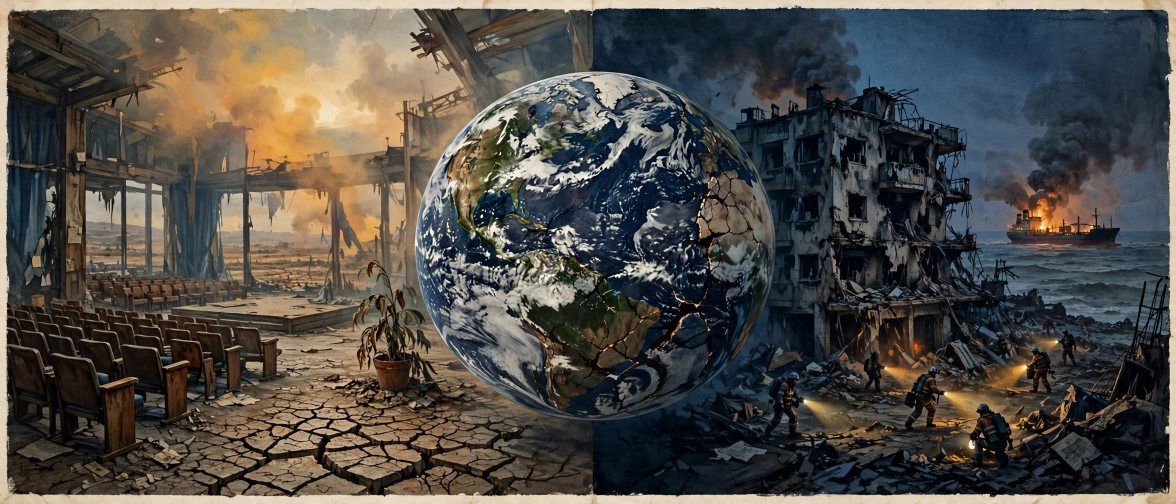
#> input picture assets/media-generation-news-hero-20261123-0-8dc940f2-7a31-449c-ade6-f1bd90eb1ab1.png, 2352 x 1008 px (shown at 1/2 size)
$ python build_poster.py
#> lines starting #> are read from the running program, lines starting #| are printed output that depends on the picture
#!/usr/bin/env python3
"""Compose the 1024x1024 news poster for make.fun news-image-20261123."""
from PIL import Image, ImageDraw, ImageFont
import textwrap, os

BASE = os.path.dirname(os.path.abspath(__file__))
HERO = os.path.join(BASE, "assets", "media-generation-news-hero-20261123-0-8dc940f2-7a31-449c-ade6-f1bd90eb1ab1.png")
OUT = os.path.join(BASE, "assets", "entry.png")

SERIF_B = "/usr/share/fonts/truetype/noto/NotoSerif-Bold.ttf"
SANS_B = "/usr/share/fonts/truetype/noto/NotoSans-Bold.ttf"
SANS = "/usr/share/fonts/truetype/noto/NotoSans-Regular.ttf"

W = H = 1024
PAPER = (244, 239, 230)
INK = (18, 22, 32)
NAVY = (16, 28, 52)
RED = (178, 34, 34)
GREY = (84, 90, 102)

img = Image.new("RGB", (W, H), PAPER)
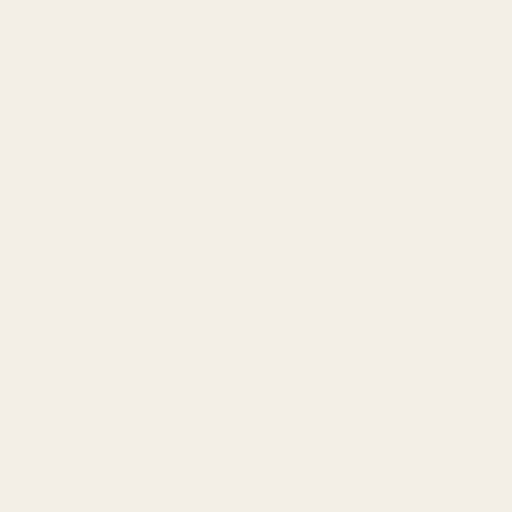
#> img: PIL image 1024x1024 RGB (shown at 1/2 size); mean R, G, B 244, 239, 230
d = ImageDraw.Draw(img)

def font(path, size):
    return ImageFont.truetype(path, size)

def centered(text, y, f, fill=INK, tracking=0):
#> called with text = 'THE WORLD TODAY', y = 18, fill = (18, 22, 32), tracking = 0
    if tracking:
        # draw char by char
        widths = [d.textlength(ch, font=f) for ch in text]
        total = sum(widths) + tracking * (len(text) - 1)
        x = (W - total) / 2
        for ch, wch in zip(text, widths):
            d.text((x, y), ch, font=f, fill=fill)
            x += wch + tracking
    else:
        w = d.textlength(text, font=f)
#> w = 669.9
        d.text(((W - w) / 2, y), text, font=f, fill=fill)

# ---- Masthead ----
centered("THE WORLD TODAY", 18, font(SERIF_B, 66))
d.line([(40, 104), (984, 104)], fill=INK, width=3)
centered("MONDAY  ·  23 NOVEMBER 2026  ·  THE DAY IN ONE PICTURE", 112, font(SANS_B, 21), fill=GREY, tracking=2)
#> the loop in centered (call 2), `for ch, wch in zip(text, widths):` made 54 passes
#> (ch, wch, x) on passes 1 to 12: ('M', 19.8, 171.7), ('O', 16.72, 190.4), ('N', 17.08, 209.5), ('D', 15.55, 227), ('A', 14.48, 243.5), ('Y', 13.11, 258.6), (' ', 5.45, 266.1), (' ', 5.45, 273.5), ('·', 5.98, 281.5), (' ', 5.45, 289), (' ', 5.45, 296.4), ('2', 12.02, 310.4)
d.line([(40, 144), (984, 144)], fill=INK, width=1)

# ---- Hero art ----
hero = Image.open(HERO).convert("RGB")
#> hero is the input picture: PIL image 2352x1008 RGB; mean R, G, B 80.1, 76.7, 71.1
hw, hh = hero.size
#> hw = 2352; hh = 1008
target_w, target_h = 944, 300
scale = max(target_w / hw, target_h / hh)
#> scale = 0.401
hero = hero.resize((int(hw * scale), int(hh * scale)), Image.LANCZOS)
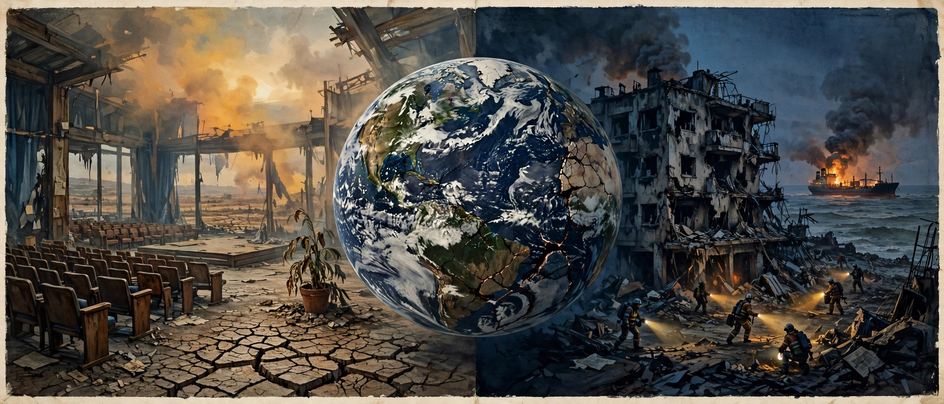
#> hero: PIL image 944x404 RGB; mean R, G, B 80.1, 76.7, 71.2
x0 = (hero.size[0] - target_w) // 2
#> x0 = 0
y0 = (hero.size[1] - target_h) // 2
#> y0 = 52
hero = hero.crop((x0, y0, x0 + target_w, y0 + target_h))
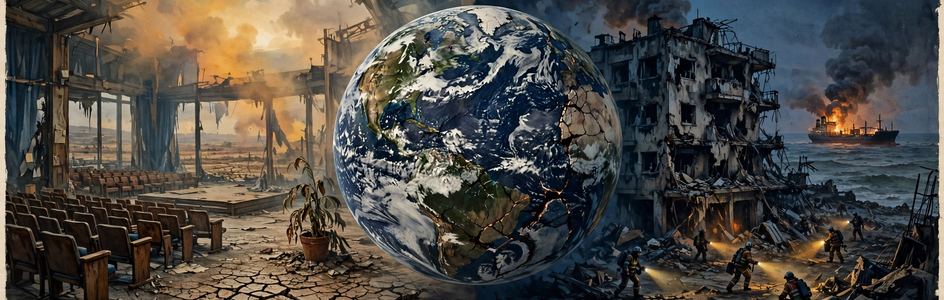
#> hero: PIL image 944x300 RGB; mean R, G, B 77.6, 74, 68.6
img.paste(hero, (40, 156))
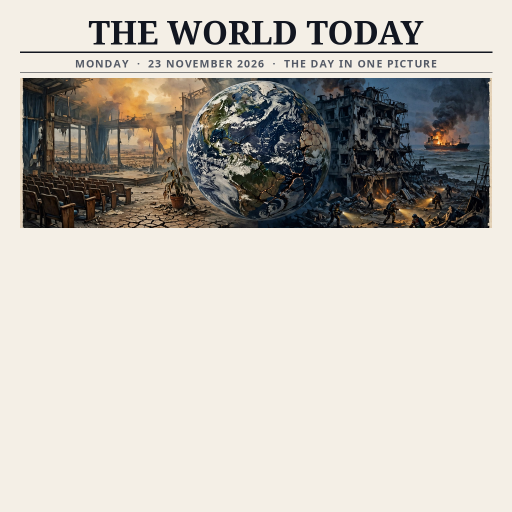
#> img: PIL image 1024x1024 RGB (shown at 1/2 size); mean R, G, B 195, 190.5, 182.8
d.rectangle([40, 156, 984, 456], outline=INK, width=2)

# ---- Main headline ----
y = 470
d.text((40, y), "COP31 COLLAPSES — NO CLIMATE DEAL", font=font(SANS_B, 47), fill=RED)
y += 60
sub = ("Nearly 200 nations leave Antalya with no pact after the EU and ~130 countries reject "
       "a text without a fossil-fuel phase-out. UN chief: \u201cNo ambiguity in the science.\u201d")
for line in textwrap.wrap(sub, 86):
    d.text((40, y), line, font=font(SANS, 22), fill=INK)
    y += 29
#> after the loop, y = 588

# ---- 2x2 panels ----
panels = [
    ("UKRAINE AT WAR", "Strikes kill 11 near Kyiv",
     "Homes destroyed in Dymer; a day of mourning declared. A Russian cargo ship hit by a drone burns in the Gulf of Finland."),
    ("WASHINGTON", "Democrats take the House",
     "A historic majority of at least 258 seats — the party's largest since 1992 — reshapes Trump's Washington."),
    ("IRAN TENSIONS", "Trump warns of new strikes",
     "Tehran stuck in \u201cneither war nor peace\u201d as Hormuz shipping attacks hit their highest level since the war began."),
    ("INDONESIA", "Factory fire: 3 dead, 36 missing",
     "A blaze tears through a candy factory in Banten. In Nigeria, 24 die in a boat accident."),
]
px, py = 40, 640
pw, ph = 464, 146
for i, (kick, head, body) in enumerate(panels):
    x = px + (i % 2) * (pw + 16)
    yy = py + (i // 2) * (ph + 12)
    d.rectangle([x, yy, x + pw, yy + ph], fill=(255, 255, 255), outline=(200, 195, 185), width=1)
    d.rectangle([x, yy, x + 6, yy + ph], fill=NAVY)
    d.text((x + 20, yy + 10), kick, font=font(SANS_B, 17), fill=RED)
    d.text((x + 20, yy + 34), head, font=font(SANS_B, 26), fill=INK)
    ly = yy + 72
    for line in textwrap.wrap(body, 46):
        d.text((x + 20, ly), line, font=font(SANS, 18), fill=(40, 44, 54))
        ly += 23

# ---- Bottom ticker ----
ty = 972 - 52
d.rectangle([0, 966, W, H], fill=NAVY)
ticker = ("ALSO TODAY  ·  Drones hit a UN building in Khartoum  ·  WHO pleads for peace near Congo's Ebola zone  ·  "
          "Korea's education chief quits over AI cheating  ·  BepiColombo reaches Mercury")
f = font(SANS_B, 17)
lines = textwrap.wrap(ticker, 98)
ly = 976
for line in lines[:2]:
    w = d.textlength(line, font=f)
    d.text(((W - w) / 2, ly), line, font=f, fill=(240, 240, 235))
    ly += 24
#> this loop made 2 passes
#> w on passes 1 to 2: 821.6, 732.1
#> after the loop, ly = 1024

img.save(OUT, "PNG", optimize=True)
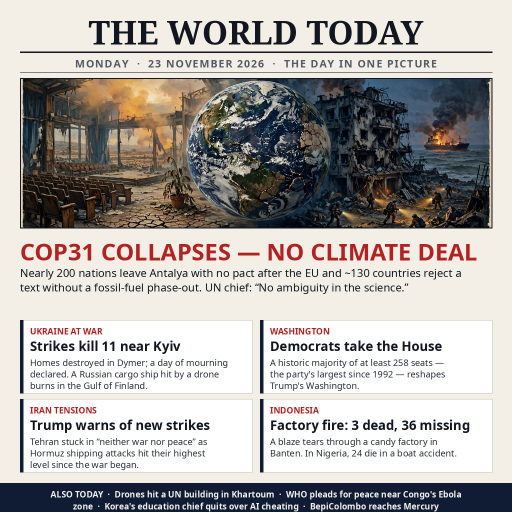
#> saved as entry.png: PIL image 1024x1024 RGB (shown at 1/2 size); mean R, G, B 177.5, 173.4, 170.3
print(OUT, os.path.getsize(OUT))
